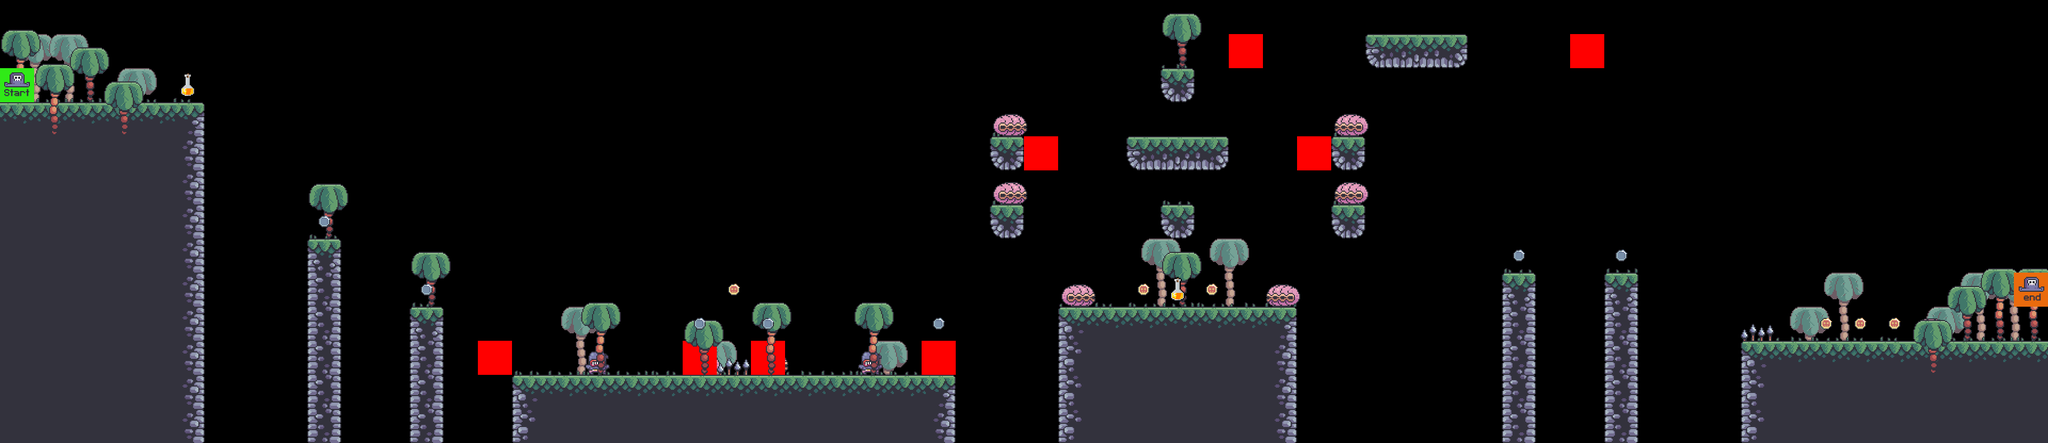

A 2D game scene composited from a Tiled map and its tileset images. What follows is a short description and the map's XML, with each tile layer's data collapsed to a summary:
An orthogonal 60x13 tile map with 64x64 px tiles, 15 tile layers (bg palms, terrain, moving_platforms, crates, ...), 11 tilesets.

<map version="1.10" tiledversion="1.10.2" orientation="orthogonal" renderorder="right-down" width="60" height="13" tilewidth="64" tileheight="64" infinite="0" nextlayerid="16" nextobjectid="1">
 <editorsettings>
  <export target="../level 3/level_3.csv" format="csv" />
 </editorsettings>
 <tileset firstgid="1" source="../tile sets/terrain_tiles.tsx" />
 <tileset firstgid="17" source="../tile sets/moving platforms.tsx" />
 <tileset firstgid="21" source="../tile sets/shell.tsx" />
 <tileset firstgid="23" source="../tile sets/enemy_tile.tsx" />
 <tileset firstgid="25" source="../tile sets/player_tiles.tsx" />
 <tileset firstgid="27" source="../tile sets/spikes.tsx" />
 <tileset firstgid="28" source="../tile sets/crate_tiles.tsx" />
 <tileset firstgid="29" source="../tile sets/rum bottle.tsx" />
 <tileset firstgid="30" source="../tile sets/grass_tiles.tsx" />
 <tileset firstgid="35" source="../tile sets/palms.tsx" />
 <tileset firstgid="38" source="../tile sets/coin_tiles.tsx" />
 <layer id="1" name="bg palms" width="60" height="13">
  <data>[780 cells, 13 non-empty, 1 distinct tile ids]</data>
 </layer>
 <layer id="2" name="terrain" width="60" height="13">
  <data>[780 cells, 167 non-empty, 9 distinct tile ids]</data>
 </layer>
 <layer id="3" name="moving_platforms" width="60" height="13">
  <data>[780 cells, 2 non-empty, 1 distinct tile ids]</data>
 </layer>
 <layer id="4" name="crates" width="60" height="13">
  <data>[780 cells, 1 non-empty, 1 distinct tile ids]</data>
 </layer>
 <layer id="5" name="grass" width="60" height="13">
  <data>[780 cells, 45 non-empty, 5 distinct tile ids]</data>
 </layer>
 <layer id="6" name="enemies" width="60" height="13">
  <data>[780 cells, 2 non-empty, 1 distinct tile ids]</data>
 </layer>
 <layer id="7" name="shell" width="60" height="13">
  <data>[780 cells, 9 non-empty, 2 distinct tile ids]</data>
 </layer>
 <layer id="15" name="boss" width="60" height="13">
  <data>[780 cells, 0 non-empty, 0 distinct tile ids]</data>
 </layer>
 <layer id="8" name="spikes" width="60" height="13">
  <data>[780 cells, 2 non-empty, 1 distinct tile ids]</data>
 </layer>
 <layer id="9" name="constraints" width="60" height="13">
  <data>[780 cells, 8 non-empty, 1 distinct tile ids]</data>
 </layer>
 <layer id="10" name="fg palms" width="60" height="13">
  <data>[780 cells, 16 non-empty, 2 distinct tile ids]</data>
 </layer>
 <layer id="11" name="coins" width="60" height="13">
  <data>[780 cells, 13 non-empty, 2 distinct tile ids]</data>
 </layer>
 <layer id="12" name="health" width="60" height="13">
  <data>[780 cells, 2 non-empty, 1 distinct tile ids]</data>
 </layer>
 <layer id="13" name="player" width="60" height="13">
  <data>[780 cells, 2 non-empty, 2 distinct tile ids]</data>
 </layer>
 <layer id="14" name="treasure" width="60" height="13">
  <data>[780 cells, 0 non-empty, 0 distinct tile ids]</data>
 </layer>
</map>
